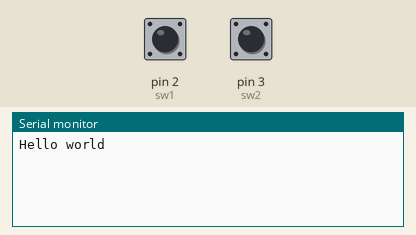
This sketch was run on a simulated Arduino Uno, built with avr-gcc and run on an emulated ATmega328P. Shown: the last lines printed to the serial monitor. Inputs (shaded band) come from the test bench; at power-on: pin 2 (sw1) HIGH, pin 3 (sw2) HIGH.

Above: at 1.2 s.
1.3 s: pin 2 (sw1) pulled LOW for 0.15 s
At 2.5 s:
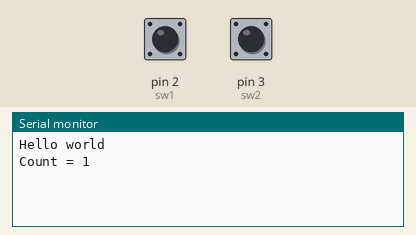
2.9 s: pin 3 (sw2) pulled LOW for 0.15 s
At 3.8 s:
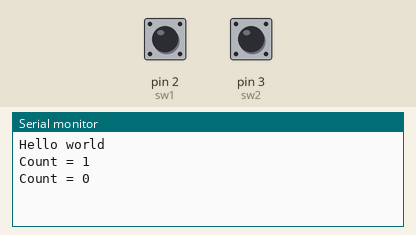
4.5 s: pin 2 (sw1) pulled LOW for 1 s
At 5.4 s:
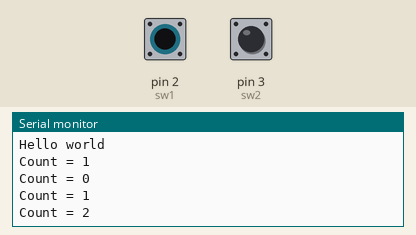
7.0 s: pin 3 (sw2) pulled LOW for 3.2 s
At 10.5 s:
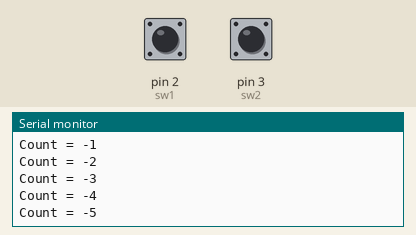
Timing chart, 0 to 12.0 s (numbered marks = the images above; inputs shaded):
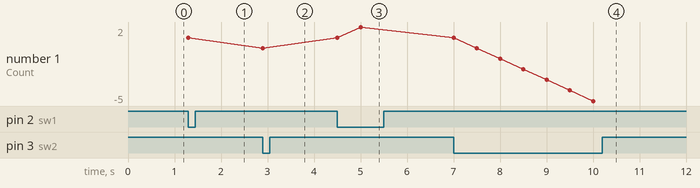

Measured:
- after the input at 1.3 s, the serial monitor: prints a new line at once (image 1)
- after the input at 2.9 s, the serial monitor: prints a new line at once (image 2)
- after the input at 4.5 s, the serial monitor: prints a new line at once (image 3)
- after the input at 7.0 s, the serial monitor: prints a new line after 0.50 s (image 4)
- plotted number 1: 1 → 0 after the input at 2.9 s, 0 → 2 after the input at 4.5 s, 2 → -5 after the input at 7.0 s

The sketch:

serial_updowncounter.ino
```cpp
int sw1 = 2;
int sw2 = 3;
void setup() {
  // put your setup code here, to run once:
  Serial.begin(9600);
  Serial.println("Hello world");
  pinMode(sw1,INPUT_PULLUP);  // connect switch from pin 2 and 3 to GND
  pinMode(sw2,INPUT_PULLUP);
}
int count = 0;

void loop()
{
  if(digitalRead(sw1) == LOW)
  {
    count++;        // increment the counter
    Serial.print("Count = ");
    Serial.println(count);
    delay(500); // debounce delay
  }
  if(digitalRead(sw2) == LOW)
  {
    count--;      // decrement the counter
    Serial.print("Count = ");
    Serial.println(count);
    delay(500); // debounce delay
  }
}
```
